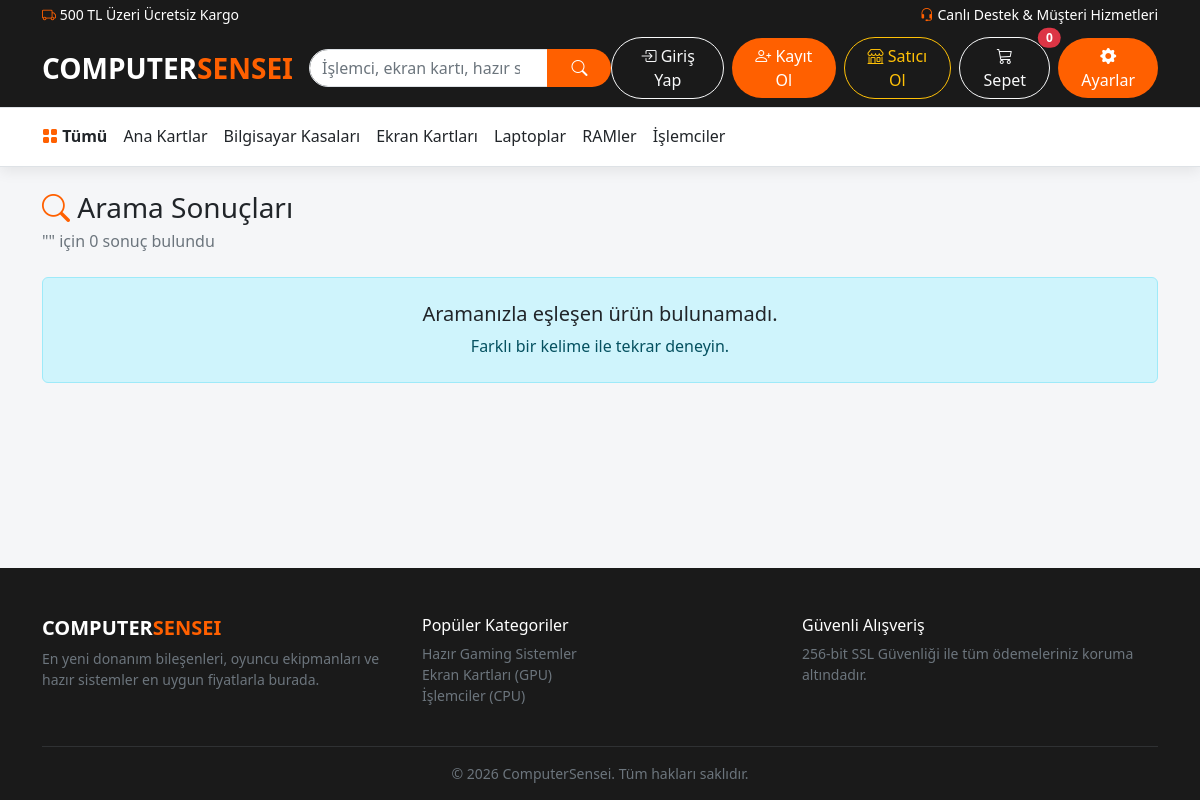
The app's page /arama/ with its own data.
### shop/models.py (models this page shows, shortened)
class Category(models.Model):
    name = models.CharField("Kategori Adı", max_length=100)
    slug = models.SlugField("URL", unique=True)
    class Meta:
        verbose_name = "Kategori"
        verbose_name_plural = "Kategoriler"
        ordering = ["name"]

### shop/views.py (the view)
# urls.py: path('arama/', views.search_results, name='search_results'),
def search_results(request):
    query = request.GET.get('q', '').strip()
    categories = Category.objects.all()
    if query:
        featured_products = Product.objects.filter(
            is_active=True,
        ).filter(
            models.Q(name__icontains=query) |
            models.Q(description__icontains=query) |
            models.Q(brand__name__icontains=query) |
            models.Q(category__name__icontains=query)
        ).distinct()
    else:
        featured_products = Product.objects.none()
    return render(request, 'search_results.html', {
        'categories': categories,
        'featured_products': featured_products,
        'query': query,
    })

### shop/context_processors.py (called while the page is built)
def cart_counter(request):
    cart = request.session.get('cart', {})
    total_count = sum(cart.values()) if isinstance(cart, dict) else 0
    return {'cart_total_count': total_count}

### templates/search_results.html (shortened to what this page needs)
{% extends 'base.html' %}
{% load i18n %}
{% block content %}
<div class="container my-4">
    <div class="mb-4">
        <h3 class="products-heading mb-1">
            <i class="bi bi-search text-custom"></i>
            {% trans "Arama Sonuçları" %}
        </h3>
        <p class="text-muted">
            "<strong>{{ query }}</strong>" {% trans "için" %} {{ featured_products|length }} {% trans "sonuç bulundu" %}
        </p>
    </div>
    <div class="row g-4">
        {% for product in featured_products %}
        <div class="col-12 col-sm-6 col-md-4 col-lg-3">
            <div class="card h-100 border-0 shadow-sm product-card p-3">
                {% if product.discount_percent %}
                <span class="badge bg-danger position-absolute top-0 start-0 m-3 rounded-pill">-%{{ product.discount_percent }}</span>
                {% endif %}
                <div class="product-image-wrapper">
                {% if product.image %}
                <img
                src="{{ product.image.url }}"
                class="product-img"
                alt="{{ product.name }}">
                {% else %}
                <div class="d-flex align-items-center justify-content-center w-100 h-100 text-muted">
                <i class="bi bi-image fs-1"></i>
                </div>
                {% endif %}
                </div>
                <div class="card-body d-flex flex-column p-0 pt-3">
                <small class="product-brand">{{ product.brand.name|default:product.category.name }}</small>
                <h6 class="product-name fw-bold mt-1 text-truncate" title="{{ product.name }}">{{ product.name }}</h6>
                <div class="mt-auto pt-3">
                {% if product.discount_price %}
                <div class="old-price text-decoration-line-through small">{{ product.price }} TL</div>
                <div class="current-price">{{ product.discount_price }} TL</div>
                {% else %}
                <div class="current-price">{{ product.price }} TL</div>
                {% endif %}
                <div class="d-grid mt-3">
                    {% if product.stock > 0 %}
                    <form action="{% url 'cart_add' product.id %}" method="post">
                        {% csrf_token %}
                        <input type="hidden" name="quantity" value="1">
                        <button type="submit" class="btn btn-outline-dark btn-sm rounded-pill fw-semibold w-100">
                            <i class="bi bi-cart-plus"></i> {% trans "Sepete Ekle" %}
                        </button>
                    </form>
                    {% else %}
                    <button class="btn btn-secondary btn-sm rounded-pill fw-semibold w-100" disabled>
                        {% trans "Tükendi" %}
                    </button>
                    {% endif %}
                </div>
                </div>
                </div>
            </div>
        </div>
        {% empty %}
        <div class="col-12">
            <div class="alert alert-info text-center py-4">
                <h5>{% trans "Aramanızla eşleşen ürün bulunamadı." %}</h5>
                <p class="mb-0">{% trans "Farklı bir kelime ile tekrar deneyin." %}</p>
            </div>
        </div>
        {% endfor %}
    </div>
</div>
{% endblock %}

### templates/base.html (shortened to what this page needs)
{% load static %}
{% load i18n %}
{% get_current_language as CURRENT_LANGUAGE %}
<!DOCTYPE html>
<html lang="{{ CURRENT_LANGUAGE }}">
<head>
    <link href="https://cdn.jsdelivr.net/npm/bootstrap@5.3.3/dist/css/bootstrap.min.css" rel="stylesheet">
    <link rel="stylesheet" href="https://cdn.jsdelivr.net/npm/bootstrap-icons@1.11.3/font/bootstrap-icons.min.css">
    <link rel="stylesheet" href="{% static 'css/style.css' %}">
</head>
<body class="d-flex flex-column min-vh-100">
    <div class="bg-custom-dark text-white py-1 small">
        <div class="container d-flex justify-content-between align-items-center">
            <span>
                <i class="bi bi-truck text-custom"></i>
                {% trans "500 TL Üzeri Ücretsiz Kargo" %}
            </span>
            <span class="d-none d-md-inline">
                <i class="bi bi-headset text-custom"></i>
                {% trans "Canlı Destek & Müşteri Hizmetleri" %}
            </span>
        </div>
    </div>
    <nav class="navbar navbar-expand-lg navbar-dark bg-dark sticky-top border-bottom border-secondary">
        <div class="container">
            <a class="navbar-brand fw-bold fs-3" href="{% url 'home' %}">
                COMPUTER<span class="text-custom">SENSEI</span>
            </a>
            <div class="collapse navbar-collapse" id="navContent">
                <form class="d-flex mx-auto my-2 my-lg-0 search-form" method="get" action="{% url 'search_results' %}">
                    <div class="input-group">
                        <input
                            class="form-control rounded-start-pill"
                            type="search"
                            name="q"
                            value="{{ query|default:'' }}"
                            placeholder="{% trans 'İşlemci, ekran kartı, hazır sistem ara...' %}">
                        <button class="btn btn-custom rounded-end-pill px-4" type="submit" aria-label="Ara">
                            <i class="bi bi-search"></i>
                        </button>
                    </div>
                </form>
                <ul class="navbar-nav ms-auto align-items-lg-center gap-2">
                    {% if user.is_authenticated %}
                        {% if user.profile.is_seller %}
                        <li class="nav-item">
                            <a class="btn btn-warning text-dark fw-bold rounded-pill px-3 shadow-sm" href="{% url 'seller_product_add' %}">
                                <i class="bi bi-plus-circle-fill me-1"></i> {% trans "Ürün Ekle" %}
                            </a>
                        </li>
                        {% endif %}
                        <li class="nav-item dropdown">
                            <button class="btn btn-outline-light dropdown-toggle rounded-pill px-3" data-bs-toggle="dropdown" type="button">
                                <i class="bi bi-person-circle text-custom"></i> {{ user.username }}
                            </button>
                            <ul class="dropdown-menu dropdown-menu-end shadow">
                                {% if user.profile.is_seller %}
                                <li>
                                    <a class="dropdown-item fw-semibold" href="{% url 'seller_dashboard' %}">
                                        <i class="bi bi-shop me-2 text-custom"></i> {% trans "Satıcı Panelim" %}
                                    </a>
                                </li>
                                <li>
                                    <a class="dropdown-item" href="{% url 'seller_product_add' %}">
                                        <i class="bi bi-plus-lg me-2 text-success"></i> {% trans "Yeni Ürün Ekle" %}
                                    </a>
                                </li>
                                <li><hr class="dropdown-divider"></li>
                                {% endif %}
                                {% if user.is_staff %}
                                <li>
                                    <a class="dropdown-item" href="/admin/" target="_blank">
                                        <i class="bi bi-shield-lock me-2 text-warning"></i> {% trans "Yönetim Paneli" %}
                                    </a>
                                </li>
                                <li><hr class="dropdown-divider"></li>
                                {% endif %}
                                <li>
                                    <a class="dropdown-item text-danger" href="{% url 'logout' %}">
                                        <i class="bi bi-box-arrow-right me-2"></i> {% trans "Çıkış Yap" %}
                                    </a>
                                </li>
                            </ul>
                        </li>
                    {% else %}
                        <li class="nav-item">
                            <a class="btn btn-outline-light rounded-pill px-3" href="{% url 'login' %}">
                                <i class="bi bi-box-arrow-in-right"></i> {% trans "Giriş Yap" %}
                            </a>
                        </li>
                        <li class="nav-item">
                            <a class="btn btn-custom rounded-pill px-3" href="{% url 'register' %}">
                                <i class="bi bi-person-plus"></i> {% trans "Kayıt Ol" %}
                            </a>
                        </li>
                        <li class="nav-item">
                            <a class="btn btn-outline-warning rounded-pill px-3" href="{% url 'seller_register' %}">
                                <i class="bi bi-shop"></i> {% trans "Satıcı Ol" %}
                            </a>
                        </li>
                    {% endif %}
                    <li class="nav-item">
                        <a class="btn btn-outline-light position-relative rounded-pill px-3" href="{% url 'cart_detail' %}">
                            <i class="bi bi-cart3"></i> {% trans "Sepet" %}
                            <span class="position-absolute top-0 start-100 translate-middle badge rounded-pill bg-danger">
                                {{ cart_total_count|default:0 }}
                            </span>
                        </a>
                    </li>
                    <li class="nav-item">
                        <button class="btn btn-custom rounded-pill px-3" type="button" data-bs-toggle="offcanvas" data-bs-target="#settingsOffcanvas">
                            <i class="bi bi-gear-fill"></i> {% trans "Ayarlar" %}
                        </button>
                    </li>
                </ul>
            </div>
        </div>
    </nav>
    <nav class="category-nav shadow-sm border-bottom">
        <div class="container">
            <ul class="nav nav-underline overflow-x-auto text-nowrap py-2">
                <li class="nav-item">
                    <a class="nav-link fw-semibold" href="{% url 'home' %}">
                        <i class="bi bi-grid-fill text-custom"></i>
                        {% trans "Tümü" %}
                    </a>
                </li>
                {% for cat in categories %}
                <li class="nav-item">
                    <a class="nav-link" href="{% url 'category_detail' cat.slug %}">
                        {{ cat.name }}
                    </a>
                </li>
                {% endfor %}
            </ul>
        </div>
    </nav>
    <main class="flex-grow-1">
        {% block content %}{% endblock %}
    </main>
    <footer class="bg-custom-dark text-secondary pt-5 pb-3 mt-5">
        <div class="container">
            <div class="row g-4 mb-4">
                <div class="col-md-4">
                    <h5 class="text-white fw-bold">
                        COMPUTER<span class="text-custom">SENSEI</span>
                    </h5>
                    <p class="small">
                        {% trans "En yeni donanım bileşenleri, oyuncu ekipmanları ve hazır sistemler en uygun fiyatlarla burada." %}
                    </p>
                </div>
                <div class="col-md-4">
                    <h6 class="text-white">{% trans "Popüler Kategoriler" %}</h6>
                    <ul class="list-unstyled small">
                        <li><a href="#" class="text-secondary text-decoration-none">{% trans "Hazır Gaming Sistemler" %}</a></li>
                        <li><a href="#" class="text-secondary text-decoration-none">{% trans "Ekran Kartları (GPU)" %}</a></li>
                        <li><a href="#" class="text-secondary text-decoration-none">{% trans "İşlemciler (CPU)" %}</a></li>
                    </ul>
                </div>
                <div class="col-md-4">
                    <h6 class="text-white">{% trans "Güvenli Alışveriş" %}</h6>
                    <p class="small">
                        {% trans "256-bit SSL Güvenliği ile tüm ödemeleriniz koruma altındadır." %}
                    </p>
                </div>
            </div>
            <hr class="border-secondary">
            <p class="text-center small mb-0">
                © 2026 ComputerSensei. {% trans "Tüm hakları saklıdır." %}
            </p>
        </div>
    </footer>
</body>
</html>

### static/css/style.css (style rules this page uses)
:root { --primary-color: #ff6000; --dark-color: #171717; --body-bg: #f5f6f8; --card-bg: #ffffff; --navbar-bg: #1a1a1a; --header-bg: #ffffff; --text-color: #212529; --muted-color: #6c757d; --border-color: #dee2e6; --input-bg: #ffffff; --btn-outline-color: #212529; --shadow-color: rgba(0, 0, 0, 0.08); --table-color: #212529; }
body { background-color: var(--body-bg) !important; color: var(--text-color) !important; }
.bg-custom-dark, .navbar.bg-dark { background-color: var(--navbar-bg) !important; }
.category-nav { background-color: var(--header-bg) !important; border-color: var(--border-color) !important; }
.category-nav .nav-link { color: var(--text-color) !important; font-weight: 500; }
.card, .shadow-sm { box-shadow: 0 4px 14px var(--shadow-color) !important; }
h1, h2, h3, h4, h5, h6, .text-dark, .card-title, .products-heading, .product-name { color: var(--text-color) !important; }
.text-muted, .text-secondary, .product-brand, .old-price { color: var(--muted-color) !important; }
.form-control, .form-select { background-color: var(--input-bg) !important; color: var(--text-color) !important; border-color: var(--border-color) !important; }
.form-control::placeholder { color: var(--muted-color) !important; }
.border, .border-bottom, .border-top, .border-end, .border-start { border-color: var(--border-color) !important; }
.btn-custom { background-color: var(--primary-color) !important; color: #ffffff !important; border: none !important; }
.text-custom, .current-price { color: var(--primary-color) !important; }
footer.bg-custom-dark { background-color: var(--navbar-bg) !important; }
input, textarea, select, .form-control, .form-select { color: #212529 !important; background-color: #ffffff !important; opacity: 1 !important; }

### records on screen
Category: name "Ana Kartlar"
Category: name "Bilgisayar Kasaları"
Category: name "Ekran Kartları"
Category: name "Laptoplar"
Category: name "RAMler"
Category: name "İşlemciler"

### other values on screen
{{ cart_total_count|default:0 }} "0"
{{ featured_products|length }} "0"
